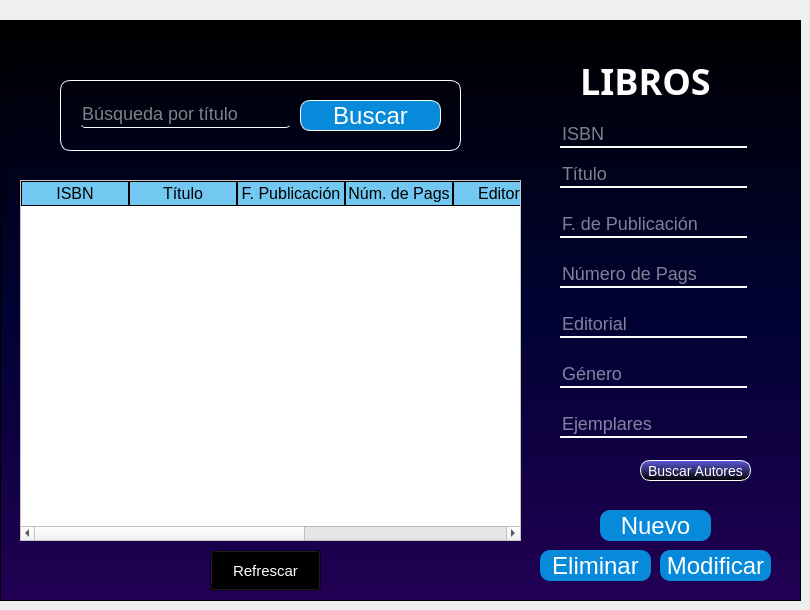
    <widget class="QWidget" name="Libros">
     <widget class="QFrame" name="frame_4">
      <property name="enabled">
       <bool>true</bool>
      </property>
      <property name="geometry">
       <rect>
        <x>0</x>
        <y>20</y>
        <width>801</width>
        <height>581</height>
       </rect>
      </property>
      <property name="styleSheet">
       <string notr="true">
#frame_4
{
background-color: qlineargradient(spread:pad, x1:0, y1:0, x2:0, y2:1, stop:0 #000000, stop:0.5 #000232, stop:1 #220054);
}

QLabel{
font-family: Aharoni;
font-weight: bold;
color: white;
font-size: 36px;
background: transparent;
}


#BuscarL{
background-color: #088ADA;
font-family: Tahoma;
color: white;
font-size: 24px;
border-radius: 10px;
}

#EliminarL{
background-color: #088ADA;
font-family: Tahoma;
color: white;
font-size: 24px;
border-radius: 10px;
}

#NuevoL{
background-color: #088ADA;
font-family: Tahoma;
color: white;
font-size: 24px;
border-radius: 10px;
}

#ModificarL{
background-color: #088ADA;
font-family: Tahoma;
color: white;
font-size: 24px;
border-radius: 10px;
}

#Busca_autores_libros{
background-color:  qlineargradient(spread:pad, x1:0, y1:0, x2:0, y2:1, stop:0 #5D58D7, stop:1 #000000);
font-family: Tahoma;
color: white;
font-size: 14px;
border-radius: 10px;
border: 1px solid white;
}

#Busca_autores_libros:pressed{
 background: white;
border-radius: 10px;
color: black;
border: 1px solid purple;
}

QLineEdit{
background: transparent;
border: none; 
border-bottom: 2px solid white;
color: white;
font-family: Tahoma;
font-size: 18px;
}

QTableWidget{
background-color: rgb(255, 255, 255);
	color: rgb(0, 0, 0);
gridline-color:#72c8f1;
font-size:12pt;

}

QHeaderView::section{
background-color:#72c8f1;
border: 1px solid black;
font-size:12pt;
}

QTableWidget QTableCornerButton::section{
background-color: rgb(0, 0, 0);
border: 1px solid #72c8f1;
}

QPushButton{
background: transparent;
color: rgb(255, 255, 255);
font-family: Tahoma;
font-size: 15px;
 }

QPushButton:pressed {
 background: white;
border-radius: 10px;
color: black;
border: 1px solid purple;
}
</string>
      </property>
      <property name="frameShape">
       <enum>QFrame::StyledPanel</enum>
      </property>
      <property name="frameShadow">
       <enum>QFrame::Raised</enum>
      </property>
      <widget class="QFrame" name="frame_5">
       <property name="geometry">
        <rect>
         <x>60</x>
         <y>60</y>
         <width>401</width>
         <height>71</height>
        </rect>
       </property>
       <property name="styleSheet">
        <string notr="true">border-radius: 10px;
border: 1px solid white ;</string>
       </property>
       <property name="frameShape">
        <enum>QFrame::StyledPanel</enum>
       </property>
       <property name="frameShadow">
        <enum>QFrame::Raised</enum>
       </property>
       <widget class="QPushButton" name="BuscarL">
        <property name="geometry">
         <rect>
          <x>240</x>
          <y>20</y>
          <width>141</width>
          <height>31</height>
         </rect>
        </property>
        <property name="cursor">
         <cursorShape>PointingHandCursor</cursorShape>
        </property>
        <property name="text">
         <string>Buscar</string>
        </property>
       </widget>
       <widget class="QLineEdit" name="LiBuscar">
        <property name="enabled">
         <bool>true</bool>
        </property>
        <property name="geometry">
         <rect>
          <x>20</x>
          <y>20</y>
          <width>211</width>
          <height>28</height>
         </rect>
        </property>
        <property name="autoFillBackground">
         <bool>false</bool>
        </property>
        <property name="styleSheet">
         <string notr="true">border:none;
border-bottom: 1px solid white;
border-radius: 5px;</string>
        </property>
        <property name="text">
         <string/>
        </property>
        <property name="maxLength">
         <number>30</number>
        </property>
        <property name="echoMode">
         <enum>QLineEdit::Normal</enum>
        </property>
        <property name="placeholderText">
         <string>Búsqueda por título</string>
        </property>
        <property name="cursorMoveStyle">
         <enum>Qt::LogicalMoveStyle</enum>
        </property>
        <property name="clearButtonEnabled">
         <bool>true</bool>
        </property>
       </widget>
      </widget>
      <widget class="QLabel" name="label_5">
       <property name="geometry">
        <rect>
         <x>580</x>
         <y>40</y>
         <width>141</width>
         <height>41</height>
        </rect>
       </property>
       <property name="text">
        <string>LIBROS</string>
       </property>
      </widget>
      <widget class="QPushButton" name="EliminarL">
       <property name="geometry">
        <rect>
         <x>540</x>
         <y>530</y>
         <width>111</width>
         <height>31</height>
        </rect>
       </property>
       <property name="cursor">
        <cursorShape>PointingHandCursor</cursorShape>
       </property>
       <property name="text">
        <string>Eliminar</string>
       </property>
      </widget>
      <widget class="QLineEdit" name="Nropags">
       <property name="enabled">
        <bool>true</bool>
       </property>
       <property name="geometry">
        <rect>
         <x>560</x>
         <y>240</y>
         <width>187</width>
         <height>28</height>
        </rect>
       </property>
       <property name="autoFillBackground">
        <bool>false</bool>
       </property>
       <property name="styleSheet">
        <string notr="true">#placeholderText{
color: white;
}</string>
       </property>
       <property name="text">
        <string/>
       </property>
       <property name="maxLength">
        <number>10</number>
       </property>
       <property name="placeholderText">
        <string>Número de Pags</string>
       </property>
       <property name="cursorMoveStyle">
        <enum>Qt::LogicalMoveStyle</enum>
       </property>
       <property name="clearButtonEnabled">
        <bool>true</bool>
       </property>
      </widget>
      <widget class="QLineEdit" name="FechaPL">
       <property name="enabled">
        <bool>true</bool>
       </property>
       <property name="geometry">
        <rect>
         <x>560</x>
         <y>190</y>
         <width>187</width>
         <height>28</height>
        </rect>
       </property>
       <property name="autoFillBackground">
        <bool>false</bool>
       </property>
       <property name="styleSheet">
        <string notr="true">#placeholderText{
color: white;
}</string>
       </property>
       <property name="text">
        <string/>
       </property>
       <property name="maxLength">
        <number>10</number>
       </property>
       <property name="placeholderText">
        <string>F. de Publicación</string>
       </property>
       <property name="cursorMoveStyle">
        <enum>Qt::LogicalMoveStyle</enum>
       </property>
       <property name="clearButtonEnabled">
        <bool>true</bool>
       </property>
      </widget>
      <widget class="QLineEdit" name="TituloL">
       <property name="enabled">
        <bool>true</bool>
       </property>
       <property name="geometry">
        <rect>
         <x>560</x>
         <y>140</y>
         <width>187</width>
         <height>28</height>
        </rect>
       </property>
       <property name="autoFillBackground">
        <bool>false</bool>
       </property>
       <property name="styleSheet">
        <string notr="true">#placeholderText{
color: white;
}</string>
       </property>
       <property name="text">
        <string/>
       </property>
       <property name="maxLength">
        <number>45</number>
       </property>
       <property name="placeholderText">
        <string>Título</string>
       </property>
       <property name="cursorMoveStyle">
        <enum>Qt::LogicalMoveStyle</enum>
       </property>
       <property name="clearButtonEnabled">
        <bool>true</bool>
       </property>
      </widget>
      <widget class="QLineEdit" name="GeneroL">
       <property name="enabled">
        <bool>true</bool>
       </property>
       <property name="geometry">
        <rect>
         <x>560</x>
         <y>340</y>
         <width>187</width>
         <height>28</height>
        </rect>
       </property>
       <property name="autoFillBackground">
        <bool>false</bool>
       </property>
       <property name="styleSheet">
        <string notr="true">#placeholderText{
color: white;
}</string>
       </property>
       <property name="text">
        <string/>
       </property>
       <property name="maxLength">
        <number>45</number>
       </property>
       <property name="placeholderText">
        <string>Género</string>
       </property>
       <property name="cursorMoveStyle">
        <enum>Qt::LogicalMoveStyle</enum>
       </property>
       <property name="clearButtonEnabled">
        <bool>true</bool>
       </property>
      </widget>
      <widget class="QLineEdit" name="ISBML">
       <property name="enabled">
        <bool>true</bool>
       </property>
       <property name="geometry">
        <rect>
         <x>560</x>
         <y>100</y>
         <width>187</width>
         <height>28</height>
        </rect>
       </property>
       <property name="autoFillBackground">
        <bool>false</bool>
       </property>
       <property name="styleSheet">
        <string notr="true">#placeholderText{
color: white;
}</string>
       </property>
       <property name="text">
        <string/>
       </property>
       <property name="maxLength">
        <number>20</number>
       </property>
       <property name="placeholderText">
        <string>ISBN</string>
       </property>
       <property name="cursorMoveStyle">
        <enum>Qt::LogicalMoveStyle</enum>
       </property>
       <property name="clearButtonEnabled">
        <bool>true</bool>
       </property>
      </widget>
      <widget class="QPushButton" name="NuevoL">
       <property name="geometry">
        <rect>
         <x>600</x>
         <y>490</y>
         <width>111</width>
         <height>31</height>
        </rect>
       </property>
       <property name="cursor">
        <cursorShape>PointingHandCursor</cursorShape>
       </property>
       <property name="text">
        <string>Nuevo</string>
       </property>
      </widget>
      <widget class="QPushButton" name="ModificarL">
       <property name="geometry">
        <rect>
         <x>660</x>
         <y>530</y>
         <width>111</width>
         <height>31</height>
        </rect>
       </property>
       <property name="cursor">
        <cursorShape>PointingHandCursor</cursorShape>
       </property>
       <property name="text">
        <string>Modificar</string>
       </property>
      </widget>
      <widget class="QLineEdit" name="EditorialL">
       <property name="enabled">
        <bool>true</bool>
       </property>
       <property name="geometry">
        <rect>
         <x>560</x>
         <y>290</y>
         <width>187</width>
         <height>28</height>
        </rect>
       </property>
       <property name="autoFillBackground">
        <bool>false</bool>
       </property>
       <property name="styleSheet">
        <string notr="true">#placeholderText{
color: white;
}</string>
       </property>
       <property name="text">
        <string/>
       </property>
       <property name="maxLength">
        <number>35</number>
       </property>
       <property name="placeholderText">
        <string>Editorial</string>
       </property>
       <property name="cursorMoveStyle">
        <enum>Qt::LogicalMoveStyle</enum>
       </property>
       <property name="clearButtonEnabled">
        <bool>true</bool>
       </property>
      </widget>
      <widget class="QLineEdit" name="EjemplaresL">
       <property name="enabled">
        <bool>true</bool>
       </property>
       <property name="geometry">
        <rect>
         <x>560</x>
         <y>390</y>
         <width>187</width>
         <height>28</height>
        </rect>
       </property>
       <property name="autoFillBackground">
        <bool>false</bool>
       </property>
       <property name="styleSheet">
        <string notr="true">#placeholderText{
color: white;
}</string>
       </property>
       <property name="text">
        <string/>
       </property>
       <property name="maxLength">
        <number>5</number>
       </property>
       <property name="placeholderText">
        <string>Ejemplares</string>
       </property>
       <property name="cursorMoveStyle">
        <enum>Qt::LogicalMoveStyle</enum>
       </property>
       <property name="clearButtonEnabled">
        <bool>true</bool>
       </property>
      </widget>
      <widget class="QTableWidget" name="tabla_Libros">
       <property name="geometry">
        <rect>
         <x>20</x>
         <y>160</y>
         <width>501</width>
         <height>361</height>
        </rect>
       </property>
       <property name="editTriggers">
        <set>QAbstractItemView::NoEditTriggers</set>
       </property>
       <attribute name="horizontalHeaderDefaultSectionSize">
        <number>108</number>
       </attribute>
       <attribute name="horizontalHeaderMinimumSectionSize">
        <number>39</number>
       </attribute>
       <column>
        <property name="text">
         <string>ISBN</string>
        </property>
       </column>
       <column>
        <property name="text">
         <string>Título</string>
        </property>
       </column>
       <column>
        <property name="text">
         <string>F. Publicación</string>
        </property>
       </column>
       <column>
        <property name="text">
         <string>Núm. de Pags</string>
        </property>
       </column>
       <column>
        <property name="text">
         <string>Editorial</string>
        </property>
       </column>
       <column>
        <property name="text">
         <string>Género</string>
        </property>
       </column>
       <column>
        <property name="text">
         <string>Ejemplares</string>
        </property>
       </column>
      </widget>
      <widget class="QPushButton" name="RefrescarL">
       <property name="geometry">
        <rect>
         <x>210</x>
         <y>530</y>
         <width>111</width>
         <height>41</height>
        </rect>
       </property>
       <property name="cursor">
        <cursorShape>PointingHandCursor</cursorShape>
       </property>
       <property name="styleSheet">
        <string notr="true"/>
       </property>
       <property name="text">
        <string>Refrescar</string>
       </property>
       <property name="icon">
        <iconset>
         <normaloff>imagen4.png</normaloff>imagen4.png</iconset>
       </property>
       <property name="iconSize">
        <size>
         <width>32</width>
         <height>32</height>
        </size>
       </property>
      </widget>
      <widget class="QPushButton" name="Busca_autores_libros">
       <property name="geometry">
        <rect>
         <x>640</x>
         <y>440</y>
         <width>111</width>
         <height>21</height>
        </rect>
       </property>
       <property name="cursor">
        <cursorShape>PointingHandCursor</cursorShape>
       </property>
       <property name="text">
        <string>Buscar Autores</string>
       </property>
      </widget>
     </widget>
    </widget>
